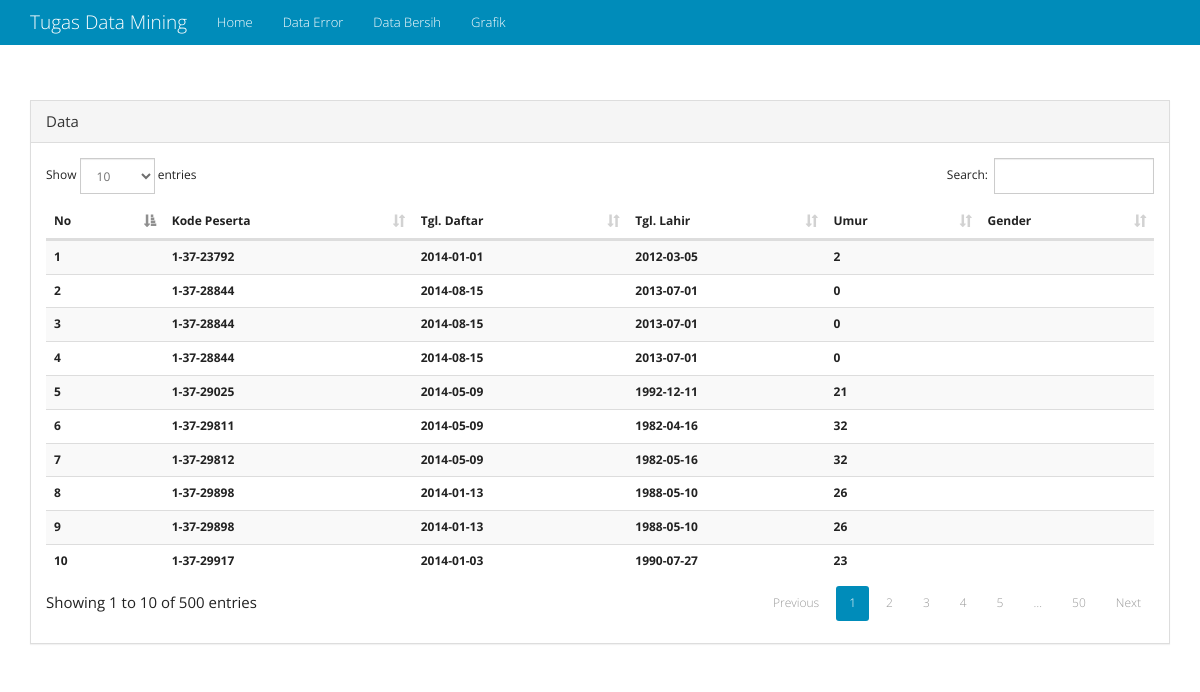
Before: / with the older database file.
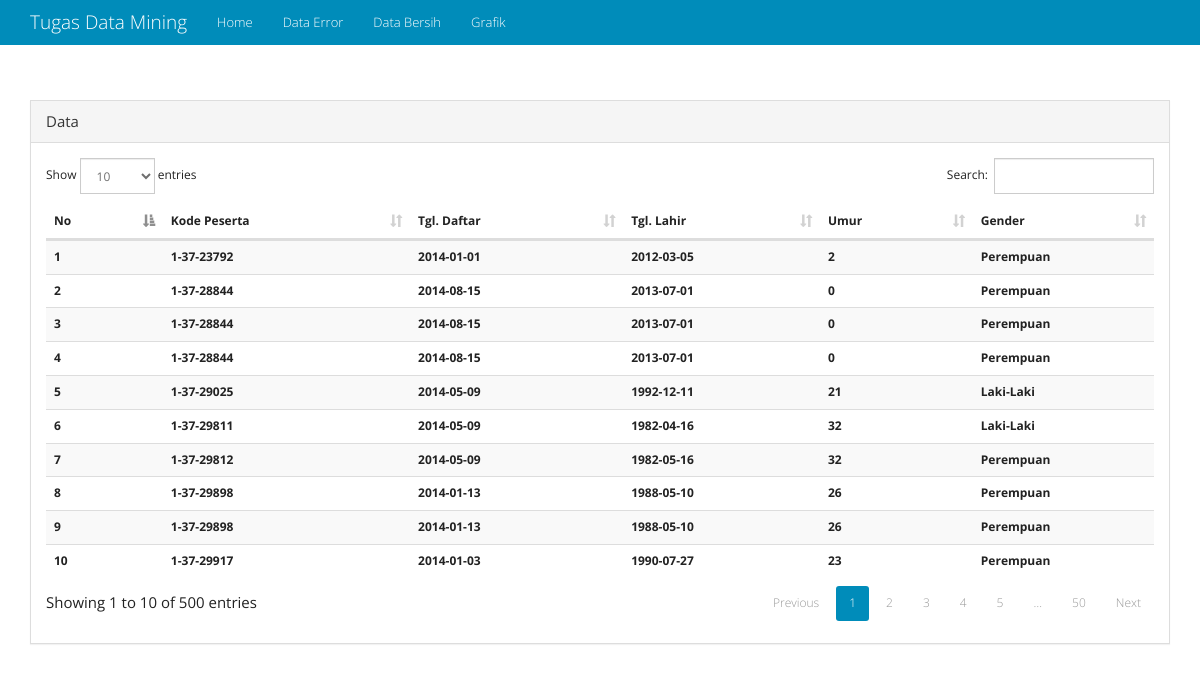
After: the same page with the newer database file.
### tables this page shows
CREATE TABLE `table_1` (
  `kd_peserta` varchar(11) DEFAULT NULL,
  `tgl_daftar` date DEFAULT NULL,
  `tgl_lahir` date DEFAULT NULL,
  `umur` int(11) DEFAULT NULL,
  `jenis_kelamin` varchar(9) DEFAULT NULL
);

### index.php (the view, shortened to what this page needs)
<?php
include("function/connection.php");
include("include/header.php");
 ?>
    <div class="container">
    <div class="row">
    <div class="col-md-12 data-table">
      <div class="panel panel-default">
        <div class="panel-heading">Data</div>
        <div class="panel-body">
        <table class="table table-striped data">
        <thead>
           <tr>
            <th>No</th>
            <th>Kode Peserta</th>
            <th>Tgl. Daftar</th>
            <th>Tgl. Lahir</th>
            <th>Umur</th>
            <th>Gender</th>
          </tr>
        </thead>
        <tbody>
      <?php
      $query = mysqli_query($connect,"SELECT * FROM table_1");
      $no = 1;
      while($row = mysqli_fetch_assoc($query)){
      ?>
          <tr>
            <th><?php echo $no++; ?></th>
            <th><?php echo $row['kd_peserta']; ?></th>
            <th><?php echo $row['tgl_daftar']; ?></th>
            <th><?php echo $row['tgl_lahir']; ?></th>
            <th><?php echo $row['umur']; ?></th>
            <th><?php echo $row['jenis_kelamin']; ?></th>
          </tr>
      <?php
      }
       ?>
       </tbody>
       </table>
      </div>
      </div>
    </div>
    </div>
    </div>
  </body>
</html>

### include/header.php (shortened to what this page needs)
<!DOCTYPE html>
<html lang="en">
  <head>
    <link href="css/bootstrap.min.css" rel="stylesheet">
    <link href="css/app.css" rel="stylesheet">
    <link href="css/dataTables.bootstrap.css" rel="stylesheet">
  </head>
  <body>
<?php include('include/nav.php'); ?>

### include/nav.php (shortened to what this page needs)
<nav class="navbar navbar-inverse navbar-fixed-top">
  <div class="container">
    <div class="navbar-header">
      <a class="navbar-brand" href="#">Tugas Data Mining</a>
    </div>
    <div id="navbar" class="collapse navbar-collapse">
      <ul class="nav navbar-nav">
        <li><a href="index.php?home">Home</a></li>
        <li><a href="data_duplicate.php?data_invalid">Data Error</a></li>
        <li><a href="data_bersih.php?data_clean">Data Bersih</a></li>
        <li><a href="kesimpulan.php?conclusion">Grafik</a></li>
      </ul>
    </div>
  </div>
</nav>

### css/app.css (style rules this page uses)
.data-table { margin-top:100px; }

Changed rows visible on the page:
removed table_1: kd_peserta "1-37-23792", tgl_daftar "2014-01-01", tgl_lahir "2012-03-05", umur "2"
removed table_1: kd_peserta "1-37-28844", tgl_daftar "2014-08-15", tgl_lahir "2013-07-01", umur "0"
removed table_1: kd_peserta "1-37-28844", tgl_daftar "2014-08-15", tgl_lahir "2013-07-01", umur "0"
removed table_1: kd_peserta "1-37-28844", tgl_daftar "2014-08-15", tgl_lahir "2013-07-01", umur "0"
removed table_1: kd_peserta "1-37-29025", tgl_daftar "2014-05-09", tgl_lahir "1992-12-11", umur "21"
removed table_1: kd_peserta "1-37-29811", tgl_daftar "2014-05-09", tgl_lahir "1982-04-16", umur "32"
removed table_1: kd_peserta "1-37-29812", tgl_daftar "2014-05-09", tgl_lahir "1982-05-16", umur "32"
removed table_1: kd_peserta "1-37-29898", tgl_daftar "2014-01-13", tgl_lahir "1988-05-10", umur "26"
removed table_1: kd_peserta "1-37-29898", tgl_daftar "2014-01-13", tgl_lahir "1988-05-10", umur "26"
removed table_1: kd_peserta "1-37-29917", tgl_daftar "2014-01-03", tgl_lahir "1990-07-27", umur "23"
added table_1: kd_peserta "1-37-23792", tgl_daftar "2014-01-01", tgl_lahir "2012-03-05", umur "2", jenis_kelamin "Perempuan"
added table_1: kd_peserta "1-37-28844", tgl_daftar "2014-08-15", tgl_lahir "2013-07-01", umur "0", jenis_kelamin "Perempuan"
added table_1: kd_peserta "1-37-28844", tgl_daftar "2014-08-15", tgl_lahir "2013-07-01", umur "0", jenis_kelamin "Perempuan"
added table_1: kd_peserta "1-37-28844", tgl_daftar "2014-08-15", tgl_lahir "2013-07-01", umur "0", jenis_kelamin "Perempuan"
added table_1: kd_peserta "1-37-29025", tgl_daftar "2014-05-09", tgl_lahir "1992-12-11", umur "21", jenis_kelamin "Laki-Laki"
added table_1: kd_peserta "1-37-29811", tgl_daftar "2014-05-09", tgl_lahir "1982-04-16", umur "32", jenis_kelamin "Laki-Laki"
added table_1: kd_peserta "1-37-29812", tgl_daftar "2014-05-09", tgl_lahir "1982-05-16", umur "32", jenis_kelamin "Perempuan"
added table_1: kd_peserta "1-37-29898", tgl_daftar "2014-01-13", tgl_lahir "1988-05-10", umur "26", jenis_kelamin "Perempuan"
added table_1: kd_peserta "1-37-29898", tgl_daftar "2014-01-13", tgl_lahir "1988-05-10", umur "26", jenis_kelamin "Perempuan"
added table_1: kd_peserta "1-37-29917", tgl_daftar "2014-01-03", tgl_lahir "1990-07-27", umur "23", jenis_kelamin "Perempuan"
